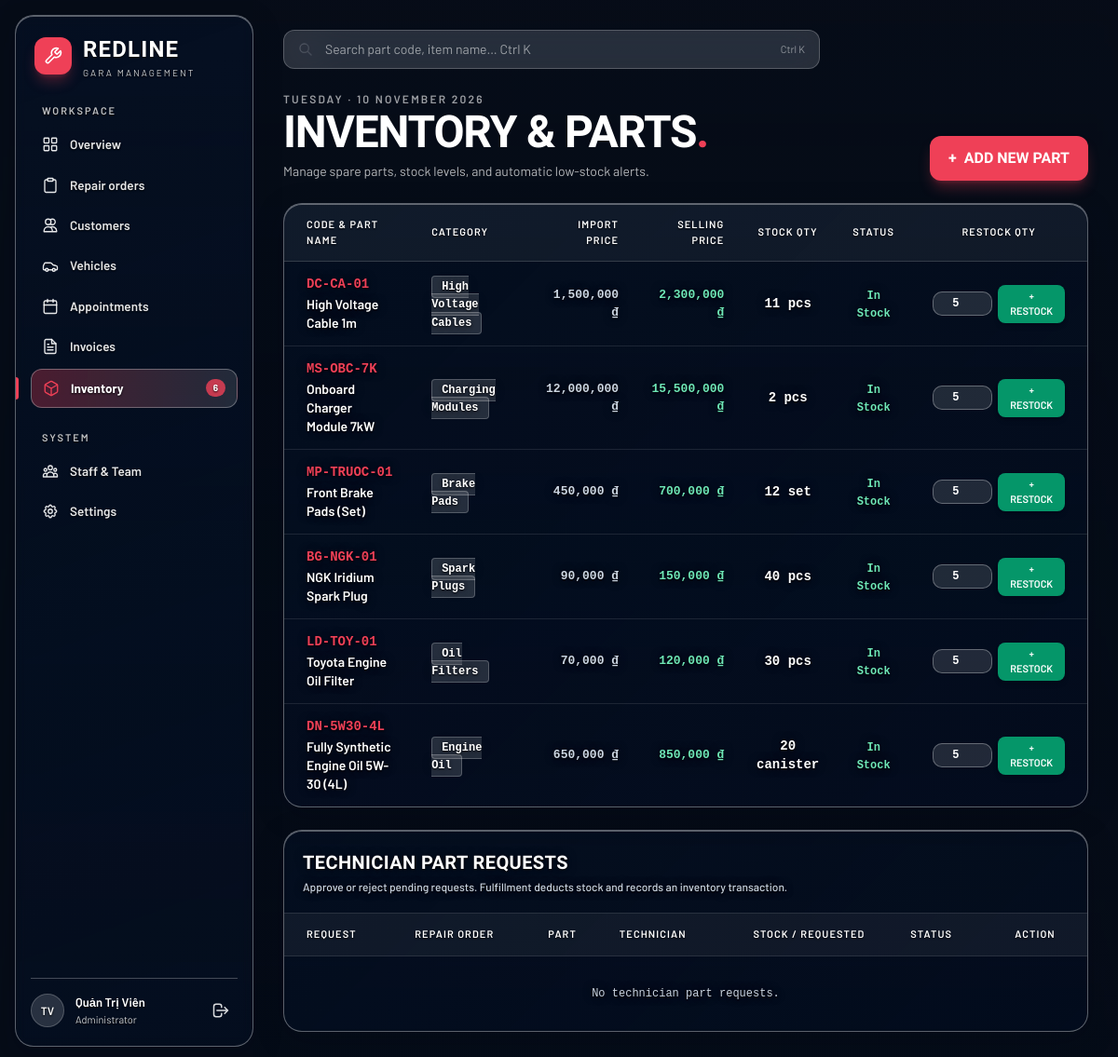
The app's page /inventory.php (signed in) with its own data.
### tables this page shows
CREATE TABLE `parts` (
  `id` int unsigned NOT NULL AUTO_INCREMENT,
  `category_id` int unsigned NOT NULL,
  `part_code` varchar(30) NOT NULL,
  `name` varchar(150) NOT NULL,
  `unit` varchar(20) NOT NULL DEFAULT 'cái',
  `import_price` decimal(12,0) NOT NULL DEFAULT '0',
  `selling_price` decimal(12,0) NOT NULL DEFAULT '0',
  `stock_quantity` int NOT NULL DEFAULT '0',
  `min_stock_alert` int NOT NULL DEFAULT '0',
  `is_active` tinyint(1) NOT NULL DEFAULT '1' COMMENT '1 = hoạt động, 0 = xóa mềm',
  PRIMARY KEY (`id`),
  UNIQUE KEY `uq_parts_code` (`part_code`),
  KEY `idx_parts_category` (`category_id`),
  CONSTRAINT `fk_parts_category` FOREIGN KEY (`category_id`) REFERENCES `part_categories` (`id`) ON UPDATE CASCADE
);

CREATE TABLE `part_categories` (
  `id` int unsigned NOT NULL AUTO_INCREMENT,
  `name` varchar(100) NOT NULL,
  `target_engine` enum('gasoline','ev','common') NOT NULL DEFAULT 'common',
  PRIMARY KEY (`id`),
  UNIQUE KEY `uq_part_categories_name` (`name`)
);

### www/inventory.php (the view, shortened to what the rows shown need)
<?php
$pdo = db();
$parts = [];
try {
    $parts = $pdo->query("
        SELECT p.*, pc.name AS category_name
        FROM parts p
        LEFT JOIN part_categories pc ON p.category_id = pc.id
        WHERE p.is_active = 1
        ORDER BY (p.stock_quantity <= p.min_stock_alert) DESC, p.id DESC
    ")->fetchAll(PDO::FETCH_ASSOC);
} catch (PDOException $e) {
    $parts = [];
    error_log('Inventory and part request query failed: ' . $e->getMessage());
}
?>
<!DOCTYPE html>
<html lang="vi">
<head>
    <script src="https://cdn.tailwindcss.com"></script>
    <link rel="stylesheet" href="public/assets/inventory.css">
</head>
<body class="text-white font-sans antialiased h-screen overflow-hidden flex selection:bg-red selection:text-white">
    <main class="flex-1 min-w-0 h-full overflow-y-auto p-5 lg:p-8 space-y-6">
        <div class="flex flex-col sm:flex-row sm:items-end justify-between gap-4">
            <div>
                <h1 class="font-display text-5xl font-bold tracking-tight text-white uppercase leading-none">Inventory &amp; Parts<span class="text-red">.</span></h1>
            </div>
        </div>
        <section class="glass overflow-hidden">
            <div class="overflow-x-auto">
                <table class="w-full text-left border-collapse text-[13px]">
                    <thead>
                        <tr class="label border-b border-white/15 bg-white/5">
                            <th class="py-3.5 px-6 font-semibold">Code &amp; Part Name</th>
                            <th class="py-3.5 px-4 font-semibold">Category</th>
                            <th class="py-3.5 px-4 font-semibold text-right">Import Price</th>
                            <th class="py-3.5 px-4 font-semibold text-right">Selling Price</th>
                            <th class="py-3.5 px-4 font-semibold text-center">Stock Qty</th>
                            <th class="py-3.5 px-4 font-semibold text-center">Status</th>
                            <th class="py-3.5 px-6 font-semibold text-center">Restock Qty</th>
                        </tr>
                    </thead>
                    <tbody id="inventory-table-body" class="divide-y divide-white/10">
                        <?php foreach ($parts as $p): ?>
                            <?php $isLowStock = ($p['stock_quantity'] <= $p['min_stock_alert']); ?>
                            <tr class="hover:bg-white/10 transition border-t border-white/15 part-row <?= $isLowStock ? 'bg-rose-500/10' : '' ?>">
                                <td class="py-3.5 px-6">
                                    <div class="font-mono font-semibold text-red text-sm part-code"><?= htmlspecialchars($p['part_code']) ?></div>
                                    <div class="font-semibold text-white text-sm mt-0.5 part-name"><?= htmlspecialchars($p['name']) ?></div>
                                </td>
                                <td class="py-3.5 px-4">
                                    <span class="glass-dark px-2.5 py-1 rounded text-xs font-mono font-semibold">
                                        <?= htmlspecialchars($p['category_name'] ?: 'Other') ?>
                                    </span>
                                </td>
                                <td class="py-3.5 px-4 text-right font-mono text-slate-300 font-semibold"><?= number_format($p['import_price'], 0, '.', ',') ?> ₫</td>
                                <td class="py-3.5 px-4 text-right font-mono font-semibold text-emerald-300"><?= number_format($p['selling_price'], 0, '.', ',') ?> ₫</td>
                                <td class="py-3.5 px-4 text-center font-mono font-bold text-sm">
                                    <span class="<?= $isLowStock ? 'text-rose-300 font-extrabold' : 'text-white' ?>">
                                        <?= $p['stock_quantity'] ?> <?= htmlspecialchars($p['unit']) ?>
                                    </span>
                                </td>
                                <td class="py-3.5 px-4 text-center">
                                    <?php if ($isLowStock): ?>
                                        <span class="inline-flex items-center gap-1.5 px-2.5 py-1 rounded-lg text-[11px] font-semibold border bg-rose-400/20 text-rose-200 border-rose-300/40 uppercase">
                                            <span class="w-1.5 h-1.5 rounded-full bg-rose-400 animate-pulse"></span>
                                            Low Stock
                                        </span>
                                    <?php else: ?>
                                        <span class="text-emerald-300 font-mono text-xs font-semibold">In Stock</span>
                                    <?php endif; ?>
                                </td>
                                <td class="py-3.5 px-6 text-center">
                                    <form action="inventory.php" method="POST" class="inline-flex items-center gap-1.5">
                                        <input type="number" name="add_quantity" min="1" value="5" class="glass-input w-16 px-2 py-1 text-xs text-center font-mono font-semibold">
                                        <button type="submit" class="bg-emerald-600 hover:bg-emerald-700 text-white text-[11px] font-semibold px-3 py-1 rounded-lg uppercase shadow-md transition">
                                            + Restock
                                        </button>
                                    </form>
                                </td>
                            </tr>
                        <?php endforeach; ?>
                    </tbody>
                </table>
            </div>
        </section>
        <section class="glass overflow-hidden">
            <div class="p-5 border-b border-white/15">
                <h2 class="card-title text-xl">Technician Part Requests</h2>
            </div>
            <div class="overflow-x-auto">
                <table class="w-full text-left border-collapse text-[13px]">
                    <thead>
                        <tr class="label border-b border-white/15 bg-white/5">
                            <th class="py-3.5 px-6 font-semibold">Request</th>
                            <th class="py-3.5 px-4 font-semibold">Repair Order</th>
                            <th class="py-3.5 px-4 font-semibold">Part</th>
                            <th class="py-3.5 px-4 font-semibold">Technician</th>
                            <th class="py-3.5 px-4 font-semibold text-center">Stock / Requested</th>
                            <th class="py-3.5 px-4 font-semibold">Status</th>
                            <th class="py-3.5 px-6 font-semibold text-center">Action</th>
                        </tr>
                    </thead>
                </table>
            </div>
        </section>
    </main>
</body>
</html>

### records on screen
parts: part_code "DC-CA-01", name "High Voltage Cable 1m", category.name "High Voltage Cables", import_price "1,500,000", selling_price "2,300,000", stock_quantity "11", unit "pcs", min_stock_alert "In Stock"
parts: part_code "MS-OBC-7K", name "Onboard Charger Module 7kW", category.name "Charging Modules", import_price "12,000,000", selling_price "15,500,000", stock_quantity "2", unit "pcs", min_stock_alert "In Stock"
parts: part_code "MP-TRUOC-01", name "Front Brake Pads (Set)", category.name "Brake Pads", import_price "450,000", selling_price "700,000", stock_quantity "12", unit "set", min_stock_alert "In Stock"
parts: part_code "BG-NGK-01", name "NGK Iridium Spark Plug", category.name "Spark Plugs", import_price "90,000", selling_price "150,000", stock_quantity "40", unit "pcs", min_stock_alert "In Stock"
parts: part_code "LD-TOY-01", name "Toyota Engine Oil Filter", category.name "Oil Filters", import_price "70,000", selling_price "120,000", stock_quantity "30", unit "pcs", min_stock_alert "In Stock"
parts: part_code "DN-5W30-4L", name "Fully Synthetic Engine Oil 5W-30 (4L)", category.name "Engine Oil", import_price "650,000", selling_price "850,000", stock_quantity "20", unit "canister", min_stock_alert "In Stock"

### other values on screen
$label "Overview"
$label "Repair orders"
$label "Customers"
$label "Vehicles"
$label "Appointments"
$label "Invoices"
$label "Inventory"
$label "Staff & Team"
$label "Settings"
$initials "TV"
$userName "Quản Trị Viên"
$userDisplayRole "Administrator"
